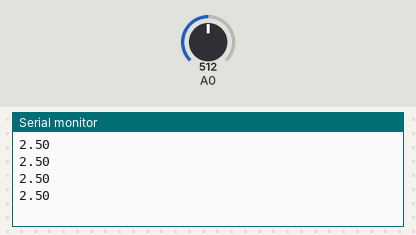
This sketch was run on a simulated Arduino Uno, built with avr-gcc and run on an emulated ATmega328P. Parts: the last lines printed to the serial monitor. The inputs (shaded band) are chosen by the test bench; at power-on: A0 = 512.

Above: at 1.2 s.
1.3 s: A0 set to 716
At 1.71 s:
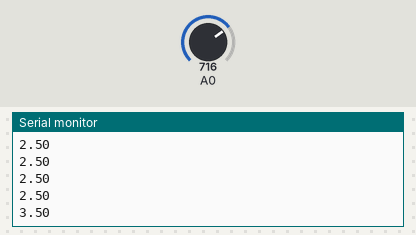
2.8 s: A0 set to 900
At 2.91 s:
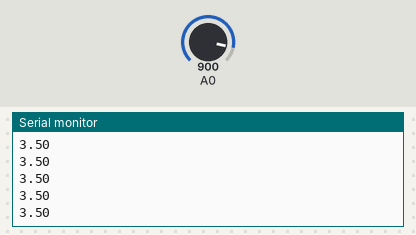
Timing chart, 0 to 5.8 s (numbered marks = the images above; inputs shaded):
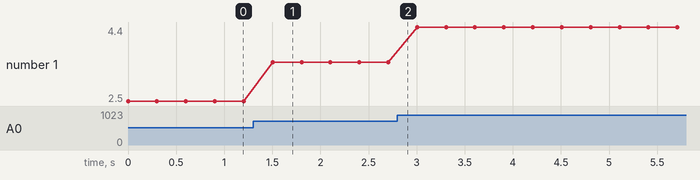

Measured:
- after the input at 1.3 s, the serial monitor: prints a new line after 0.20 s (image 1)
- plotted number 1: 2.5 → 3.5 after the input at 1.3 s, 3.5 → 4.4 after the input at 2.8 s

The sketch:

pH_Test.ino
```cpp
//const int analogInPin = A0;
//int sensorValue = 0;
//unsigned long int avgValue;
//float b;
//int buf[10],temp;
//void setup() {
// Serial.begin(9600);
//}
//
//void loop() {
// for(int i=0;i<10;i++)
// {
//  buf[i]=analogRead(analogInPin);
//  delay(10);
// }
// for(int i=0;i<9;i++)
// {
//  for(int j=i+1;j<10;j++)
//  {
//   if(buf[i]>buf[j])
//   {
//    temp=buf[i];
//    buf[i]=buf[j];
//    buf[j]=temp;
//   }
//  }
// }
// avgValue=0;
// for(int i=2;i<8;i++)
// avgValue+=buf[i];
// float pHVol=(float)avgValue*5.0/1024/6;
// float phValue = -5.70 * pHVol + 21.34;
// Serial.print("sensor = ");
// Serial.println(phValue);
//
// delay(20);
//}

const int hello = A0;
void setup() {
 // initialize serial communication at 9600 bits per second:
 Serial.begin(9600);
 pinMode(A0, INPUT);
}

// the loop routine runs over and over showing the voltage on A0
void loop() {
 // read the input on analog pin 0:
 int sensorValue = analogRead(A0);
 // Convert the analog reading (which goes from 0 - 1023) to a voltage (0 - 5V):
 float voltage = sensorValue * (5.0 / 1023.0);
 // print out the value you read:
 Serial.println(voltage);
 delay(300);
}
```
